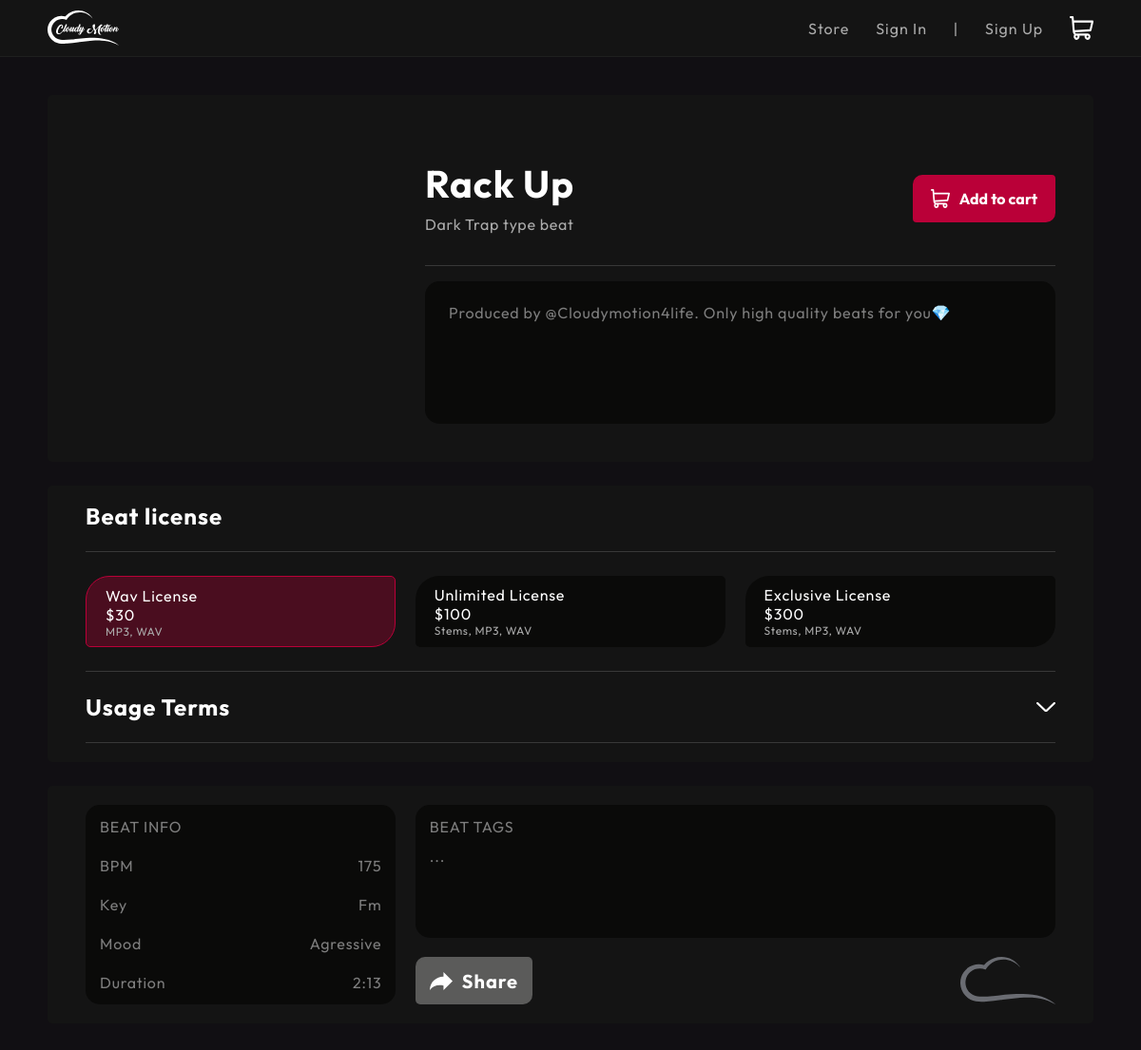
The app's page /store/54/, older data.
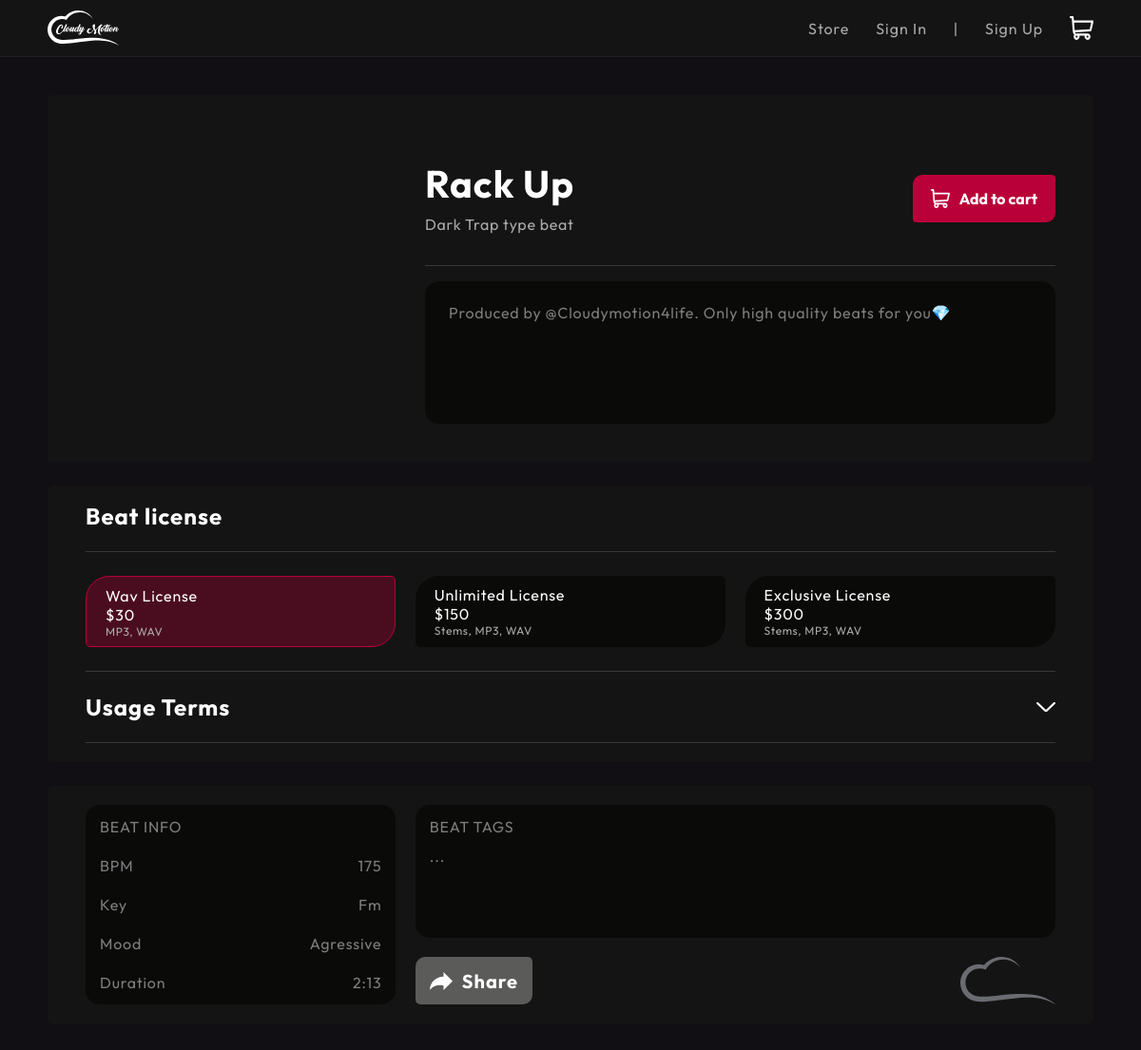
The same page, newer data.
### cm_site/models.py (models this page shows)
class Prices(models.Model):
    wav_license = models.IntegerField('Wav License $', default=30)
    unlimited_license = models.IntegerField('Unlimited License $', default=100)
    exclusive_license = models.IntegerField('Exclusive License $', default=300)
    class Meta:
        verbose_name = 'Price'
        verbose_name_plural = 'Prices'

### cm_site/views.py (the view)
# urls.py: path('store/<int:track_id>/', view=views.store_track, name='store_track'),
def store_track(request: WSGIRequest, track_id: int):
    track = get_object_or_404(Tracks, id=track_id)
    data = {
        'user': request.user,
        'id': track_id,
        'track': track,
        'prices': Prices.objects.all().first(),
        'basket': request.session.get('basket', None)
    }
    return render(request, 'cm_site/track.html', data)

### cm_site/models.py (called while the page is built)
    def __str__(self) -> str:
        return self.mood

### cm_site/templates/cm_site/track.html (shortened to what the changed rows need)
{% load static %}
<!DOCTYPE html>
<html lang="en">
    <head>
        <link rel="stylesheet" href="{% static 'cm_site/css/reset.css' %}">
        <link rel="stylesheet" href="{% static 'cm_site/css/font.css' %}">
        <link rel="stylesheet" href="{% static 'cm_site/css/track.css' %}">
        <link rel="stylesheet" href="{% static 'cm_site/css/track_a.css' %}">
        <link rel="stylesheet" href="{% static 'cm_site/css/font_fix.css' %}">
    </head>
    <body>
        <div class="wrapper">
            <main class="main">
                <div class="main__container">
                    <div class="beat">
                        <div class="beat__license">
                            <h1>Beat license</h1>
                            <div class="beat__license__buttons">
                                <button class="wav active">
                                    <h1>Wav License</h1>
                                    <h1>${{prices.wav_license}}</h1>
                                    <h2>MP3, WAV</h2>
                                </button>
                                <button class="unl">
                                    <h1>Unlimited License</h1>
                                    <h1>${{prices.unlimited_license}}</h1>
                                    <h2>Stems, MP3, WAV</h2>
                                </button>
                                <button class="exc">
                                    <h1>Exclusive License</h1>
                                    <h1>${{prices.exclusive_license}}</h1>
                                    <h2>Stems, MP3, WAV</h2>
                                </button>
                            </div>
                            <div class="beat__license_usage_terms">
                                <div class="terms_panel">
                                    <h1>Usage Terms</h1>
                                </div>
                            </div>
                        </div>
                        <div class="beat__data">
                            <div class="beat__data__info">
                                <h1>BEAT INFO</h1>
                                <div class="bpm">
                                    <h1>BPM</h1>
                                    <h1>{{track.bpm}}</h1>
                                </div>
                                <div class="key">
                                    <h1>Key</h1>
                                    <h1>{{track.key}}</h1>
                                </div>
                                <div class="mood">
                                    <h1>Mood</h1>
                                    <h1>{{track.mood}}</h1>
                                </div>
                                <div class="duration">
                                    <h1>Duration</h1>
                                    <h1>{{track.duration}}</h1>
                                </div>
                            </div>
                            <div class="beat__data__tags_and_share">
                                <div class="tags">
                                    <h1>BEAT TAGS</h1>
                                    <h1>
                                        {% if track.tags.all %}
                                            {% for tag in track.tags.all %}
                                                {{tag}}{% if not forloop.last %},{% endif %}
                                            {% endfor %}
                                        {% else %}
                                            ...
                                        {% endif %}
                                    </h1>
                                </div>
                                <div class="share_and_ico">
                                    <button class="share" id="copyButton">
                                        <h1>Share</h1>
                                    </button>
                                </div>
                            </div>
                        </div>
                    </div>
                </div>
            </main>
        </div>
    </body>
</html>

Row changes from the older to the newer data that the page shows:
changed Prices: unlimited_license "100" → "150"
